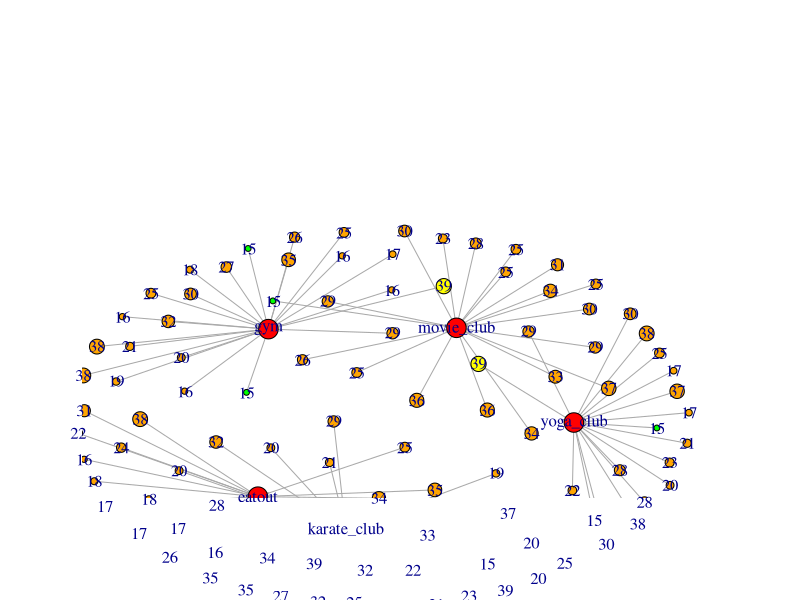
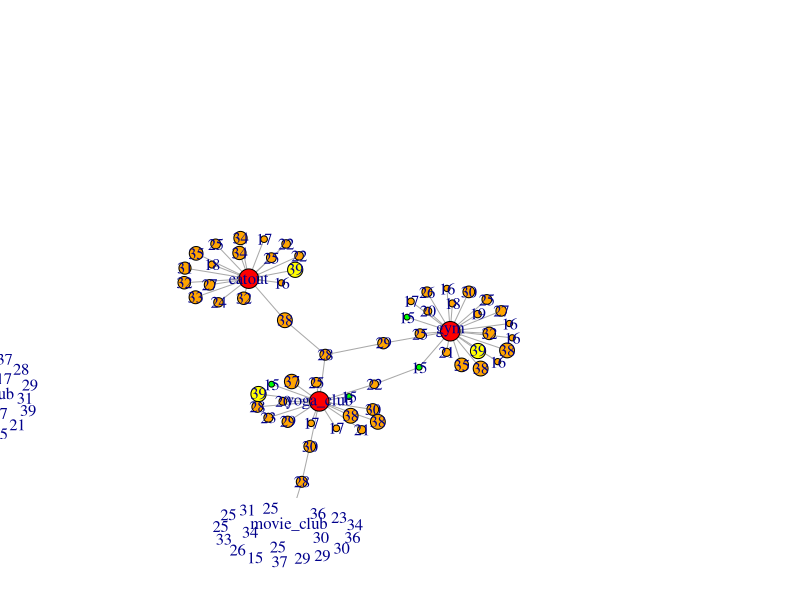
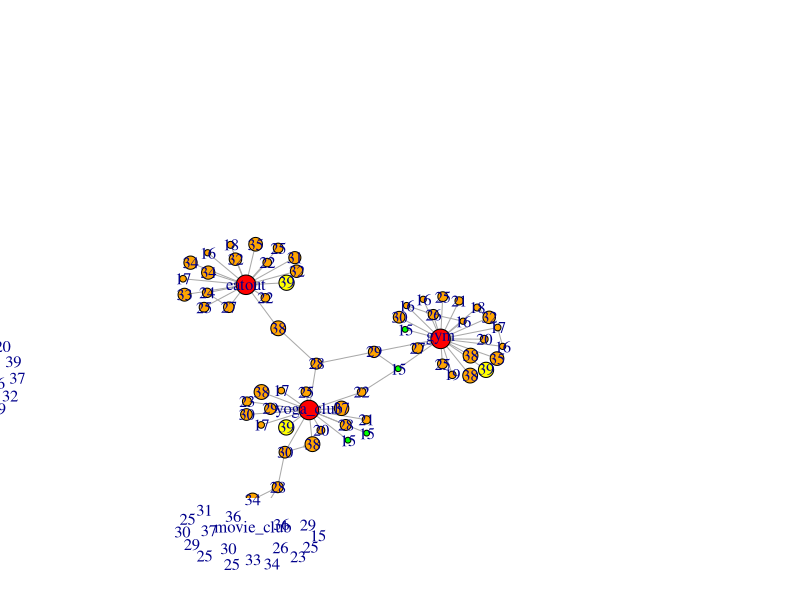
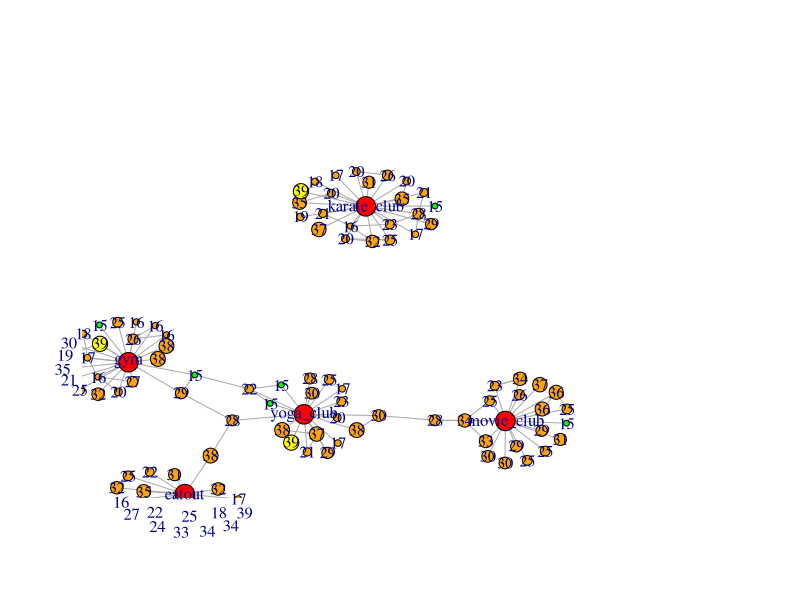
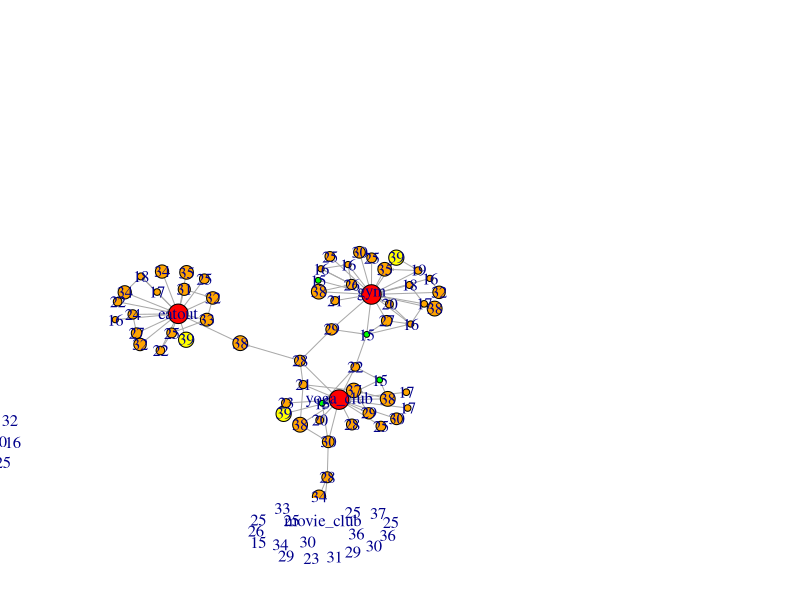
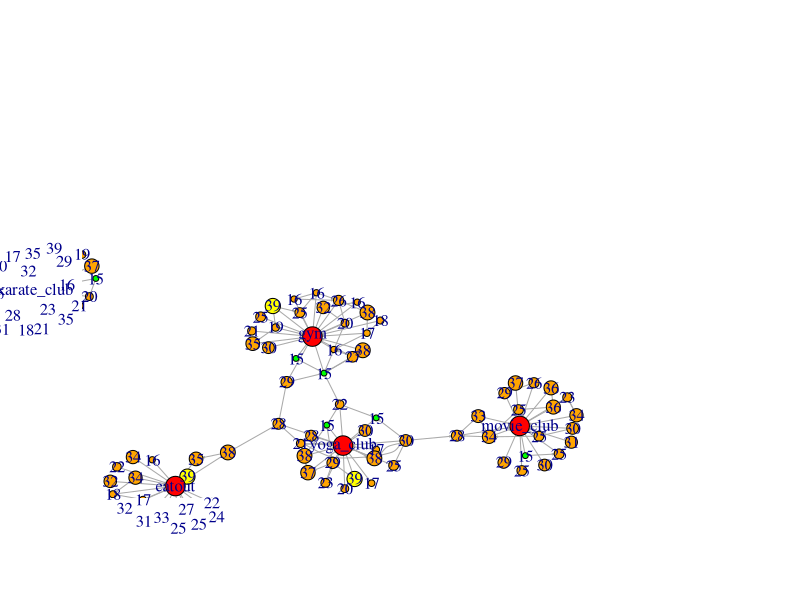

Here is the R script that generated these plots, in order: (Note: a time limit stopped this script after it produced the figures.)
  library(igraph)
  
  
  G <- make_empty_graph(100) %>% 
    set_vertex_attr("name",value = as.integer(runif(100,15,40))) %>% 
    set_vertex_attr("Type",value = "Person")
  
  #adding foci nodes
  add_foci_nodes <- function(G)
  {
    i = gorder(G) + 1
    foci_nodes = c("gym","eatout","movie_club","karate_club","yoga_club")
    for(j in 1:5)
    {
      G = G + vertices(i)
      G = set_vertex_attr(G,"name",index = i,value = foci_nodes[j])
      G = set_vertex_attr(G,"Type",index = i,value = "foci")
      i = i + 1
    }
    return(G) 
  }
  
  get_size <- function(G)
  {
    num = gorder(G)
    nsl <- c()
    for (i in 1:num)
    {
      if (V(G)[i]$Type == "Person")
        nsl<- c(nsl,V(G)[i]$name)
      else
        nsl <- c(nsl,50)
    }
    return(nsl)
  }
  get_labels <- function(G)
  {
    num = gorder(G)
    ll <- c()
    for (i in 1:num)
    {
      if(V(G)[i]$Type == "Person")
        ll <- c(ll,(V(G)[i]$name))
      else
        ll <- c(ll,V(G)[i]$name)
    }
    return(ll)
  }
  
  get_color <- function(G)
  {
    num = gorder(G)
    cl <- c()
    for (i in 1:num)
    {
      if(V(G)[i]$Type == "Person")
        if(V(G)[i]$name == 15)
          cl <- c(cl,"green")
        else if(V(G)[i]$name == 39)
          cl <- c(cl,"yellow")
        else
          cl <- c(cl,"orange")
      else
        cl <- c(cl,"red")
    }
    return(cl)
  }
  
  get_person_nodes <- function()
  {
    num = gorder(G)
    for (i in 1:num)
    {
      p <- c()
      for (i in 1:num)
      {
        if(V(G)[i]$Type == "Person")
          p <- c(p,i)
      }
    }
    print(p)
    return (p)
  }
  
  get_foci_nodes <- function()
  {
    num = gorder(G)
    for (i in 1:num)
    {
      f <- c()
      for (i in 1:num)
      {
        if(V(G)[i]$Type == "foci")
          f <- c(f,i)
      }
    }
    return (f)
  }
  
  add_foci_edges <- function(G)
  {
    f = get_foci_nodes()
    p = get_person_nodes()
    for (j in p)
    {
      r = sample(f,1)
      G = G + edge(j,r)
    }
    return(G)
  }
  
  homophily <-function(G)
  { i =0
    pnodes = get_person_nodes()
    for (u in pnodes){
      for (v in pnodes)
      {
        if (u!=v)
        {
         
          diff = abs(as.integer(V(G)[u]$name) -as.integer( V(G)[v]$name))
          p = 1/(diff + 1000)
         
          r = runif(1)
   
          if (r < p)
          {
            i = i+1
            print(i)
            G = G + edges(u,v)
          }
        }
      }
    }
    return (G)
  }
  cmn <- function(u,v,G)
  {
    nv = neighbors(G,v)
    nu = neighbors(G,u)
    return (length(intersect(nv,nu)))
  }
  closures <- function(G)
  {
    arr <- c()
    num = gorder(G)
    for (u in 1:num)
      for (v in 1:num)
      {
        if(u!=v && (V(G)[u]$Type == "Person" || V(G)[v]$Type == "foci"))
        {
          k = cmn(u,v,G)
          p = 1 - (1-0.01)^k
          temp <- c()
          temp <- c(temp,u)
          temp <- c(temp,v)
          temp <- c(temp,p)
          arr <- rbind(arr,temp)
        }
      }
    for (each in 1:nrow(arr))
    {
      u = arr[each,1]
      v = arr[each,2]
      p = arr[each,3]
      r = runif(1)
      if (r < p)
      {
        G = G + edges(u,v)
      }
    }
    return (G)
  }
  
  G = add_foci_nodes(G)
  nodesize = get_size(G)
  labels = get_labels(G)
  color_arr = get_color(G)
  G = add_foci_edges(G)

  plot(G,vertex.label = labels,vertex.size=as.integer(nodesize),vertex.label.font = 0.01,
       rescale = FALSE, ylim=c(-4,12),xlim=c(-4,12), asp = 0,layout = layout.kamada.kawai,
       vertex.color = color_arr,edge.arrow.size = 0.1)
    G = homophily(G)

  plot(G,vertex.label = labels,vertex.size=as.integer(nodesize),vertex.label.font = 0.01,
       rescale = FALSE, ylim=c(-4,12),xlim=c(-4,12), asp = 0,layout = layout.kamada.kawai,
       vertex.color = color_arr,edge.arrow.size = 0.1)
  while(1){
  G = closures(G)
  plot(G,vertex.label = labels,vertex.size=as.integer(nodesize),vertex.label.font = 0.01,
       rescale = FALSE, ylim=c(-4,12),xlim=c(-4,12), asp = 0,layout = layout.kamada.kawai,
       vertex.color = color_arr,edge.arrow.size = 0.1)}
  
    
